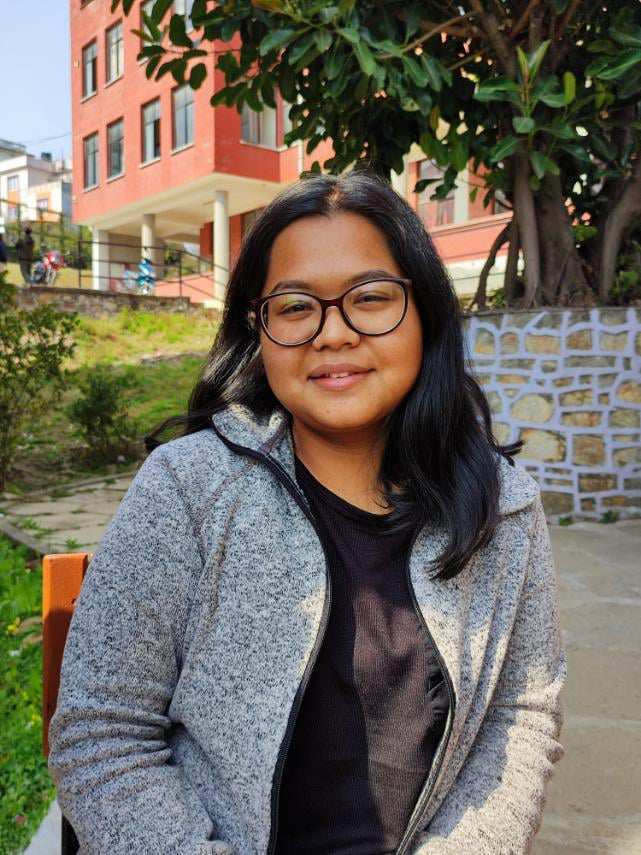
#> input picture FaceNet/img1.jpg, 641 x 855 px, found by its file name
$ python -i indofacenet_2photos.py   (imports and definitions only)
#> lines starting #> are read from the running program, lines starting #| are printed output that depends on the picture
import os
from PIL import Image
from numpy import asarray
from numpy import expand_dims
import numpy as np
import cv2
from keras_facenet import FaceNet

# Load Haar Cascade Classifier for face detection
HaarCascade = cv2.CascadeClassifier(cv2.samples.findFile(cv2.data.haarcascades + 'haarcascade_frontalface_default.xml'))

# Load FaceNet model using keras_facenet
# [1 line that did not run here, left out]

def generate_face_signature(image_path):
    # Read the image using OpenCV
    gbr1 = cv2.imread(image_path)
#> gbr1 is the input picture: shape (855, 641, 3); mean B, G, R 93.7, 105.1, 112.6

    # Detect faces in the image using Haar Cascade
    faces = HaarCascade.detectMultiScale(gbr1, 1.1, 4)
#> faces = [[434, 236, 56, 56], [234, 222, 201, 201]]

    if len(faces) > 0:
        x1, y1, width, height = faces[0]
#> x1 = 434; y1 = 236; width = 56; height = 56
    else:
        raise ValueError("No face detected in the image.")

    x1, y1 = abs(x1), abs(y1)
    x2, y2 = x1 + width, y1 + height
#> x2 = 490; y2 = 292

    # Convert the image from OpenCV format to PIL format
    gbr = cv2.cvtColor(gbr1, cv2.COLOR_BGR2RGB)
    gbr = Image.fromarray(gbr)
    gbr_array = asarray(gbr)

    # Extract and resize the face region
    face = gbr_array[y1:y2, x1:x2]
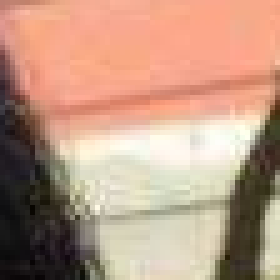
#> face: shape (56, 56, 3) (shown 5 times larger); mean R, G, B 190, 153.3, 132.3
    face = Image.fromarray(face)
    face = face.resize((160, 160))
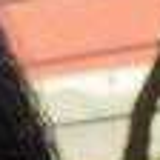
#> face: PIL image 160x160 RGB; mean R, G, B 190, 153.3, 132.3
    face = asarray(face)

    # Expand dimensions to match FaceNet input
    face = expand_dims(face, axis=0)

    # Get face embedding using FaceNet
    signature = MyFaceNet.embeddings(face)

    return signature

# Paths to the images to be processed
image_path1 = r'C:\Users\uSer\Desktop\Major\FaceNet\img1.jpg'
image_path2 = r'C:\Users\uSer\Desktop\Major\FaceNet\img3.jpg'

# Generate face signatures for both images
# [1 line that did not run here, left out]
# [1 line that did not run here, left out]
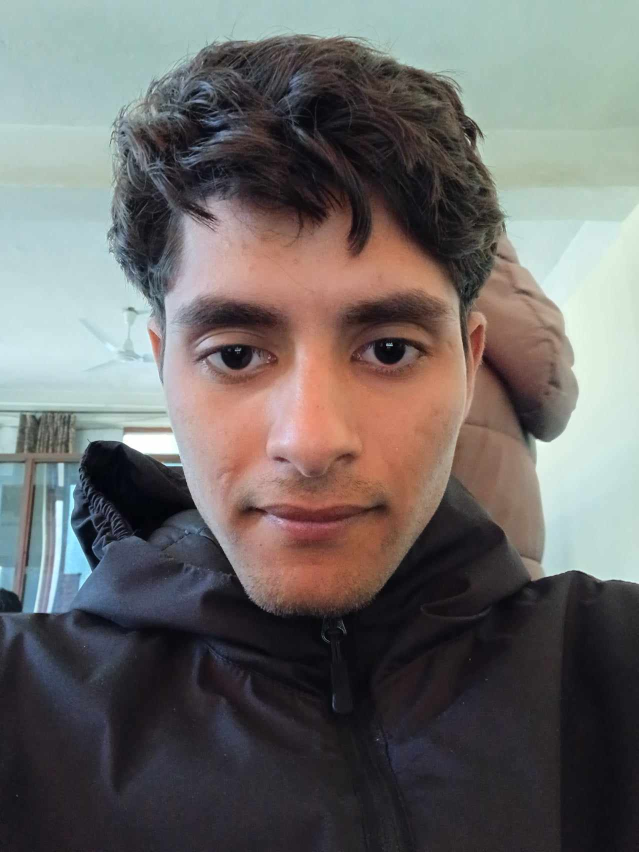
#> input picture FaceNet/img3.jpg, 1278 x 1704 px, found by its file name (shown at 1/2 size)
#> in generate_face_signature, gbr1 is the input picture: shape (1704, 1278, 3); mean B, G, R 103.9, 105.6, 108.5
#> in generate_face_signature (call 2), `faces = HaarCascade.detectMultiScale(gbr1, 1.1, 4)`: faces = [[210, 366, 854, 854]]
#> in generate_face_signature (call 2), `x1, y1, width, height = faces[0]`: x1 = 210; y1 = 366; width = 854
#> in generate_face_signature (call 2), `x2, y2 = x1 + width, y1 + height`: x2 = 1064; y2 = 1220
#> in generate_face_signature (call 2), `face = gbr_array[y1:y2, x1:x2]`:
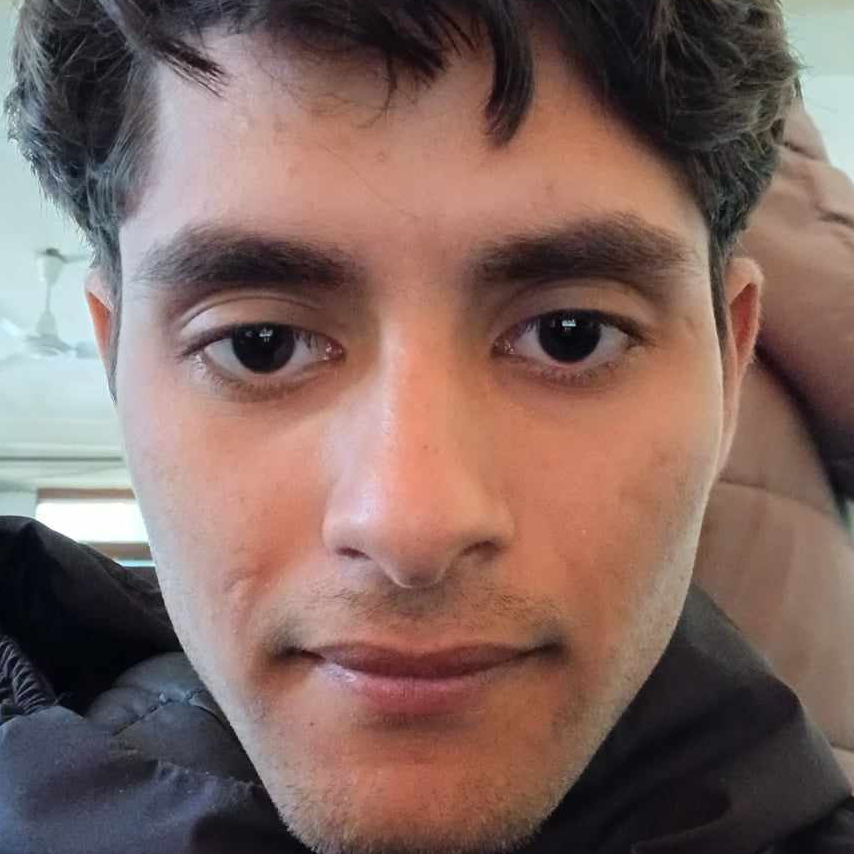
#> face: shape (854, 854, 3); mean R, G, B 127.9, 102.4, 95.9

# Print the face signatures
# [2 lines not run here, left out]

# Calculate Euclidean distance between signature1 and signature2
# [1 line that did not run here, left out]

# Print or use the distance as needed
# [1 line not run here, left out]

# Define threshold(actually between 0.6 and 1 can be adjusted as per your need)
threshold = 1

# Determine if they are the same person based on the threshold
# [4 lines not run here, left out]

>>> result = generate_face_signature('img1.jpg')
#> (the run stopped early here; a loop or call above may not have finished)
